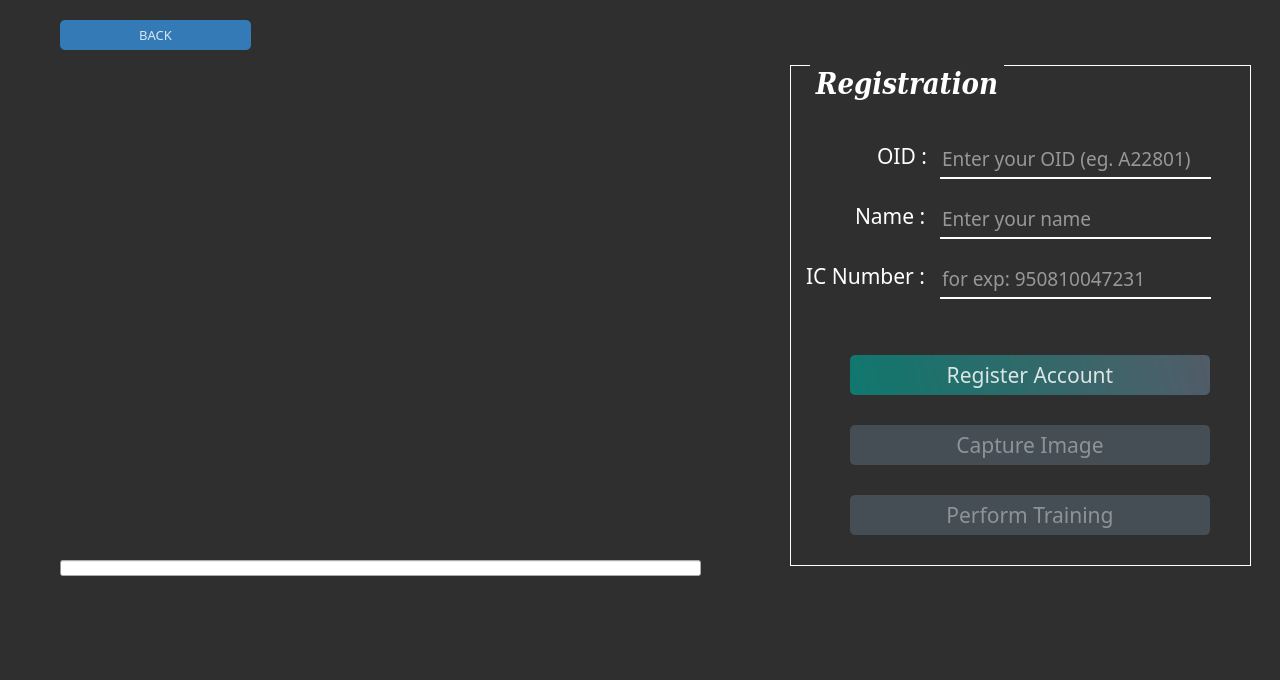
<?xml version="1.0" encoding="UTF-8"?>
<ui version="4.0">
 <class>mainDialog</class>
 <widget class="QDialog" name="mainDialog">
  <property name="geometry">
   <rect>
    <x>0</x>
    <y>0</y>
    <width>1280</width>
    <height>680</height>
   </rect>
  </property>
  <property name="minimumSize">
   <size>
    <width>1280</width>
    <height>680</height>
   </size>
  </property>
  <property name="maximumSize">
   <size>
    <width>1280</width>
    <height>680</height>
   </size>
  </property>
  <property name="windowTitle">
   <string>Face Recognition System</string>
  </property>
  <widget class="QLabel" name="videolabel">
   <property name="geometry">
    <rect>
     <x>60</x>
     <y>80</y>
     <width>640</width>
     <height>480</height>
    </rect>
   </property>
   <property name="maximumSize">
    <size>
     <width>1980</width>
     <height>1080</height>
    </size>
   </property>
   <property name="text">
    <string/>
   </property>
   <property name="scaledContents">
    <bool>false</bool>
   </property>
  </widget>
  <widget class="QGroupBox" name="groupBox">
   <property name="geometry">
    <rect>
     <x>790</x>
     <y>65</y>
     <width>461</width>
     <height>501</height>
    </rect>
   </property>
   <property name="font">
    <font>
     <family>DejaVu Serif Condensed</family>
     <pointsize>22</pointsize>
     <weight>75</weight>
     <italic>true</italic>
     <bold>true</bold>
    </font>
   </property>
   <property name="styleSheet">
    <string notr="true">QGroupBox{
/* font: 63 16pt &quot;Segoe UI Semibold&quot;; */
color: rgb(255, 255, 255);
border-width: 1px;
border-style: solid;
border-color: rgb(255,255,255);
margin-top: 2.5ex
}

QGroupBox::title{
color: rgb(255, 255, 255);
subcontrol-origin: margin;
subcontrol-position: top left;
left: 20px;    
margin-left: 0px;
padding: 1px;
position: relative;
}
</string>
   </property>
   <property name="title">
    <string>Registration</string>
   </property>
   <widget class="QLabel" name="label_7">
    <property name="geometry">
     <rect>
      <x>65</x>
      <y>140</y>
      <width>81</width>
      <height>21</height>
     </rect>
    </property>
    <property name="maximumSize">
     <size>
      <width>155</width>
      <height>16777215</height>
     </size>
    </property>
    <property name="font">
     <font>
      <family>Segoe UI Semibold</family>
      <pointsize>16</pointsize>
      <weight>50</weight>
      <italic>false</italic>
      <bold>false</bold>
     </font>
    </property>
    <property name="styleSheet">
     <string notr="true">color: rgb(255, 255, 255);
/* font: 63 16pt &quot;Segoe UI Semibold&quot;; */</string>
    </property>
    <property name="text">
     <string>Name :</string>
    </property>
   </widget>
   <widget class="QPushButton" name="RegButton">
    <property name="geometry">
     <rect>
      <x>60</x>
      <y>290</y>
      <width>360</width>
      <height>40</height>
     </rect>
    </property>
    <property name="font">
     <font>
      <family>Segoe UI Semibold</family>
      <pointsize>16</pointsize>
      <weight>50</weight>
      <italic>false</italic>
      <bold>false</bold>
     </font>
    </property>
    <property name="cursor">
     <cursorShape>PointingHandCursor</cursorShape>
    </property>
    <property name="styleSheet">
     <string notr="true">QPushButton#RegButton{
background-color: qlineargradient(spread:pad, x1:0, y1:0.505682, x2:1, y2:0.477, stop:0 rgba(11, 131, 120, 219), stop:1 rgba(85, 98, 112, 226));
color:rgba(255, 255, 255, 210);
border-radius:5px;
/* font: 63 16pt &quot;Segoe UI Semibold&quot;; */
}

QPushButton#RegButton:hover{
background-color: qlineargradient(spread:pad, x1:0, y1:0.505682, x2:1, y2:0.477, stop:0 rgba(150, 123, 111, 219), stop:1 rgba(85, 81, 84, 226));
}

QPushButton#RegButton:pressed{
padding-left:5px;
padding-top:5px;
background-color:rgba(150, 123, 111, 255);
}

QPushButton#RegButton:disabled{
background-color: rgba(85, 98, 112, 150);
color:rgba(255, 255, 255, 100);
}</string>
    </property>
    <property name="text">
     <string>Register Account</string>
    </property>
   </widget>
   <widget class="QPushButton" name="CaptureButton">
    <property name="enabled">
     <bool>false</bool>
    </property>
    <property name="geometry">
     <rect>
      <x>60</x>
      <y>360</y>
      <width>360</width>
      <height>40</height>
     </rect>
    </property>
    <property name="font">
     <font>
      <family>Segoe UI Semibold</family>
      <pointsize>16</pointsize>
      <weight>50</weight>
      <italic>false</italic>
      <bold>false</bold>
     </font>
    </property>
    <property name="cursor">
     <cursorShape>PointingHandCursor</cursorShape>
    </property>
    <property name="styleSheet">
     <string notr="true">QPushButton#CaptureButton{
background-color: qlineargradient(spread:pad, x1:0, y1:0.505682, x2:1, y2:0.477, stop:0 rgba(11, 131, 120, 219), stop:1 rgba(85, 98, 112, 226));
color:rgba(255, 255, 255, 210);
border-radius:5px;
/* font: 63 16pt &quot;Segoe UI Semibold&quot;; */
}

QPushButton#CaptureButton:hover{
background-color: qlineargradient(spread:pad, x1:0, y1:0.505682, x2:1, y2:0.477, stop:0 rgba(150, 123, 111, 219), stop:1 rgba(85, 81, 84, 226));
}

QPushButton#CaptureButton:pressed{
padding-left:5px;
padding-top:5px;
background-color:rgba(150, 123, 111, 255);
}

QPushButton#CaptureButton:disabled{
background-color: rgba(85, 98, 112, 150);
color:rgba(255, 255, 255, 100);
}</string>
    </property>
    <property name="text">
     <string>Capture Image</string>
    </property>
   </widget>
   <widget class="QPushButton" name="TrainButton">
    <property name="enabled">
     <bool>false</bool>
    </property>
    <property name="geometry">
     <rect>
      <x>60</x>
      <y>430</y>
      <width>360</width>
      <height>40</height>
     </rect>
    </property>
    <property name="font">
     <font>
      <family>Segoe UI Semibold</family>
      <pointsize>16</pointsize>
      <weight>50</weight>
      <italic>false</italic>
      <bold>false</bold>
     </font>
    </property>
    <property name="cursor">
     <cursorShape>PointingHandCursor</cursorShape>
    </property>
    <property name="styleSheet">
     <string notr="true">QPushButton#TrainButton{
background-color: qlineargradient(spread:pad, x1:0, y1:0.505682, x2:1, y2:0.477, stop:0 rgba(11, 131, 120, 219), stop:1 rgba(85, 98, 112, 226));
color:rgba(255, 255, 255, 210);
border-radius:5px;
/* font: 63 16pt &quot;Segoe UI Semibold&quot;; */
}

QPushButton#TrainButton:hover{
background-color: qlineargradient(spread:pad, x1:0, y1:0.505682, x2:1, y2:0.477, stop:0 rgba(150, 123, 111, 219), stop:1 rgba(85, 81, 84, 226));
}

QPushButton#TrainButton:pressed{
padding-left:5px;
padding-top:5px;
background-color:rgba(150, 123, 111, 255);
}
QPushButton#TrainButton:disabled{
background-color: rgba(85, 98, 112, 150);
color:rgba(255, 255, 255, 100);
}</string>
    </property>
    <property name="text">
     <string>Perform Training</string>
    </property>
   </widget>
   <widget class="QLabel" name="label_6">
    <property name="geometry">
     <rect>
      <x>87</x>
      <y>80</y>
      <width>51</width>
      <height>21</height>
     </rect>
    </property>
    <property name="maximumSize">
     <size>
      <width>155</width>
      <height>16777215</height>
     </size>
    </property>
    <property name="font">
     <font>
      <family>Segoe UI Semibold</family>
      <pointsize>16</pointsize>
      <weight>50</weight>
      <italic>false</italic>
      <bold>false</bold>
     </font>
    </property>
    <property name="styleSheet">
     <string notr="true">/* font: 63 16pt &quot;Segoe UI Semibold&quot;; */
color: rgb(255, 255, 255);
</string>
    </property>
    <property name="text">
     <string>OID :</string>
    </property>
   </widget>
   <widget class="QLineEdit" name="userID">
    <property name="geometry">
     <rect>
      <x>150</x>
      <y>80</y>
      <width>271</width>
      <height>34</height>
     </rect>
    </property>
    <property name="font">
     <font>
      <family>Segoe UI Semibold</family>
      <pointsize>14</pointsize>
      <weight>50</weight>
      <italic>false</italic>
      <bold>false</bold>
     </font>
    </property>
    <property name="styleSheet">
     <string notr="true">QLineEdit{
background-color:rgba(0, 0, 0, 0);
border:none;
border-bottom:2px solid rgba(255,255,255,1);
color:rgba(255,255,255,1);
padding-bottom:5px;
/* font: 63 16pt &quot;Segoe UI Semibold&quot;; */
}

QLineEdit:focus{
border-color:#00E7F2 ;
}</string>
    </property>
    <property name="placeholderText">
     <string>Enter your OID (eg. A22801)</string>
    </property>
   </widget>
   <widget class="QLineEdit" name="userName">
    <property name="geometry">
     <rect>
      <x>150</x>
      <y>140</y>
      <width>271</width>
      <height>34</height>
     </rect>
    </property>
    <property name="font">
     <font>
      <family>Segoe UI Semibold</family>
      <pointsize>14</pointsize>
      <weight>50</weight>
      <italic>false</italic>
      <bold>false</bold>
     </font>
    </property>
    <property name="styleSheet">
     <string notr="true">QLineEdit{
background-color:rgba(0, 0, 0, 0);
border:none;
border-bottom:2px solid rgba(255,255,255,1);
color:rgba(255,255,255,1);
padding-bottom:5px;
/* font: 63 16pt &quot;Segoe UI Semibold&quot;; */
}

QLineEdit:focus{
border-color:#00E7F2 ;
}</string>
    </property>
    <property name="placeholderText">
     <string>Enter your name</string>
    </property>
   </widget>
   <widget class="QLineEdit" name="userIC">
    <property name="geometry">
     <rect>
      <x>150</x>
      <y>200</y>
      <width>271</width>
      <height>34</height>
     </rect>
    </property>
    <property name="font">
     <font>
      <family>Segoe UI Semibold</family>
      <pointsize>14</pointsize>
      <weight>50</weight>
      <italic>false</italic>
      <bold>false</bold>
     </font>
    </property>
    <property name="styleSheet">
     <string notr="true">QLineEdit{
background-color:rgba(0, 0, 0, 0);
border:none;
border-bottom:2px solid rgba(255,255,255,1);
color:rgba(255,255,255,1);
padding-bottom:5px;
/* font: 63 16pt &quot;Segoe UI Semibold&quot;; */
}

QLineEdit:focus{
border-color:#00E7F2 ;
}</string>
    </property>
    <property name="placeholderText">
     <string>for exp: 950810047231</string>
    </property>
   </widget>
   <widget class="QLabel" name="label_5">
    <property name="geometry">
     <rect>
      <x>16</x>
      <y>200</y>
      <width>131</width>
      <height>21</height>
     </rect>
    </property>
    <property name="maximumSize">
     <size>
      <width>155</width>
      <height>16777215</height>
     </size>
    </property>
    <property name="font">
     <font>
      <family>Segoe UI Semibold</family>
      <pointsize>16</pointsize>
      <weight>50</weight>
      <italic>false</italic>
      <bold>false</bold>
     </font>
    </property>
    <property name="styleSheet">
     <string notr="true">color: rgb(255, 255, 255);
/* font: 63 16pt &quot;Segoe UI Semibold&quot;; */</string>
    </property>
    <property name="text">
     <string>IC Number :</string>
    </property>
   </widget>
  </widget>
  <widget class="QLabel" name="messlabel">
   <property name="geometry">
    <rect>
     <x>60</x>
     <y>590</y>
     <width>1161</width>
     <height>71</height>
    </rect>
   </property>
   <property name="font">
    <font>
     <family>Segoe UI Semibold</family>
     <pointsize>20</pointsize>
     <weight>7</weight>
     <italic>false</italic>
     <bold>false</bold>
    </font>
   </property>
   <property name="styleSheet">
    <string notr="true">color: rgb(255, 255, 255);
font: 63 20pt &quot;Segoe UI Semibold&quot;; 
/* font: 63 16pt &quot;Segoe UI Semibold&quot;; */</string>
   </property>
   <property name="text">
    <string/>
   </property>
   <property name="alignment">
    <set>Qt::AlignCenter</set>
   </property>
  </widget>
  <widget class="QPushButton" name="BackButton">
   <property name="geometry">
    <rect>
     <x>60</x>
     <y>20</y>
     <width>191</width>
     <height>30</height>
    </rect>
   </property>
   <property name="font">
    <font>
     <family>Segoe UI Semibold</family>
     <pointsize>10</pointsize>
     <weight>50</weight>
     <italic>false</italic>
     <bold>false</bold>
    </font>
   </property>
   <property name="cursor">
    <cursorShape>PointingHandCursor</cursorShape>
   </property>
   <property name="styleSheet">
    <string notr="true">QPushButton#BackButton{
background-color: qlineargradient(spread:pad, x1:0, y1:0.505682, x2:1, y2:0.477, stop:0 rgba(51, 122, 183, 1), stop:1 rgba(51, 122, 183, 1));
color:rgba(255, 255, 255, 210);
border-radius:5px;
}

QPushButton#BackButton:hover{
background-color: qlineargradient(spread:pad, x1:0, y1:0.505682, x2:1, y2:0.477, stop:0 rgba(150, 123, 111, 219), stop:1 rgba(85, 81, 84, 226));
}

QPushButton#BackButton:pressed{
padding-left:5px;
padding-top:5px;
background-color:rgba(150, 123, 111, 255);
}

QPushButton#BackButton:disabled{
background-color: rgba(51, 122, 183, 180);
color:rgba(255, 255, 255, 180);
}</string>
   </property>
   <property name="text">
    <string>BACK</string>
   </property>
  </widget>
  <widget class="QProgressBar" name="progressBar">
   <property name="geometry">
    <rect>
     <x>60</x>
     <y>560</y>
     <width>641</width>
     <height>16</height>
    </rect>
   </property>
   <property name="font">
    <font>
     <kerning>true</kerning>
    </font>
   </property>
   <property name="styleSheet">
    <string notr="true">QProgressBar{
	boarder-radius: 10px;
	
}</string>
   </property>
   <property name="maximum">
    <number>1</number>
   </property>
   <property name="value">
    <number>0</number>
   </property>
   <property name="textVisible">
    <bool>false</bool>
   </property>
  </widget>
  <widget class="QLabel" name="label">
   <property name="geometry">
    <rect>
     <x>0</x>
     <y>0</y>
     <width>1280</width>
     <height>680</height>
    </rect>
   </property>
   <property name="text">
    <string/>
   </property>
   <property name="pixmap">
    <pixmap>../images/mainBackground.png</pixmap>
   </property>
   <property name="scaledContents">
    <bool>false</bool>
   </property>
  </widget>
  <widget class="QLabel" name="label_4">
   <property name="geometry">
    <rect>
     <x>0</x>
     <y>0</y>
     <width>1280</width>
     <height>680</height>
    </rect>
   </property>
   <property name="styleSheet">
    <string notr="true">background-color: qlineargradient(spread:pad, x1:1, y1:1, x2:1, y2:1, stop:1 rgba(0, 0, 0, 205));</string>
   </property>
   <property name="text">
    <string/>
   </property>
  </widget>
  <zorder>label</zorder>
  <zorder>label_4</zorder>
  <zorder>videolabel</zorder>
  <zorder>groupBox</zorder>
  <zorder>messlabel</zorder>
  <zorder>BackButton</zorder>
  <zorder>progressBar</zorder>
 </widget>
 <resources/>
 <connections/>
</ui>
